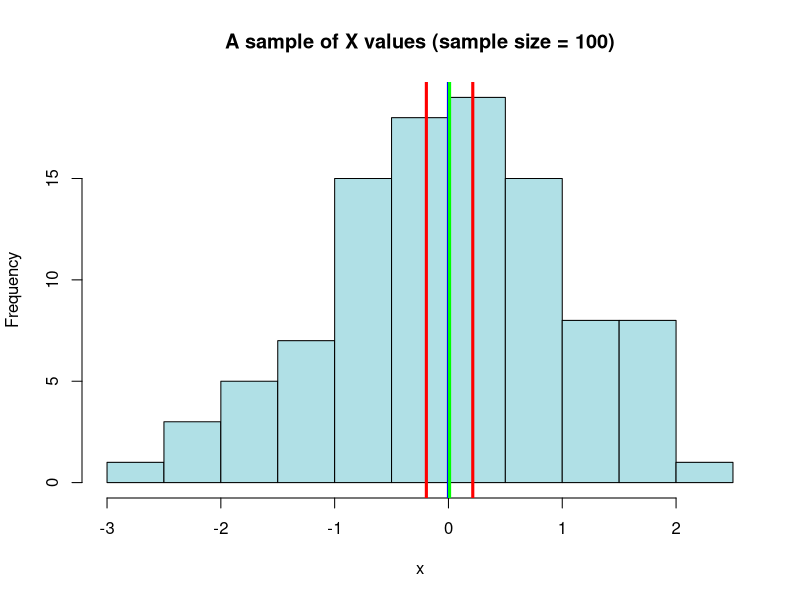

R code for this plot:
# Here is R code to show all details of calculations.  It takes a sample (size N = 100)
# from a normal distribution function.  Then it does all calculations described above.
# Finally, it shows the histogram of the sample and marks the true population mean (blue line),
# the sample mean (green line) and the upper and lower 95% CI limits (red lines).

# Take random samples from a standard normal distribution (mean = 0.0 and sd = 1) and calculate 
# xmean = sample mean, 
# xsd = sample standard deviation,
# xse = standard error of the sample mean
# ci_mean_upper = upper limit for 95% conf interval of sample mean
# ci_mean_lower = lower limit for 95% conf interval of sample mean

# N is the sample size which is 100

xmean <- as.numeric(NA)
xsd <- as.numeric(NA)
xse <- as.numeric(NA)
ci_mean_upper <- as.numeric(NA)
ci_mean_lower <- as.numeric(NA)

N = 100

x <- rnorm(N, mean = 0.0, sd = 1.0)
xmean <- mean(x)
xsd <- sd(x)
xse <- sd(x) / sqrt(N)
length <- abs(qt(p = 0.025, df = N-1)) * xse

# TODO START: Example: How 0.025 is found for 95% CI
I.want.ci.level <- 95
ci.1 <- (100 - I.want.ci.level) / 2.0
ci.2 <- 100 - ci.1
ci.1.percent <- ci.1 / 100.0
# TODO END: Example: How 0.025 is found for 95% CI

ci_mean_upper <- xmean + length
ci_mean_lower <- xmean - length

print(sprintf("Sample size N = %d", N))
print(sprintf("Sample mean = %f", xmean))
print(sprintf("Sample standard deviation = %f", xsd))
print(sprintf("Sample standard error = %f", xse))
print(sprintf("Upper limit for the 95perc CI for mean = %f", ci_mean_upper))
print(sprintf("Lower limit for the 95perc CI for mean = %f", ci_mean_lower))

hist(x, main = sprintf("A sample of X values (sample size = %d)", N), col="powderblue")
abline(v = 0.0, col = "blue", lwd = 3)  # true population mean
abline(v = xmean, col = "green", lwd = 3)   # sample mean
abline(v = ci_mean_upper, col = "red", lwd = 3) # 95perc CI upper bound
abline(v = ci_mean_lower, col = "red", lwd = 3) # 95perc CI lower bound
